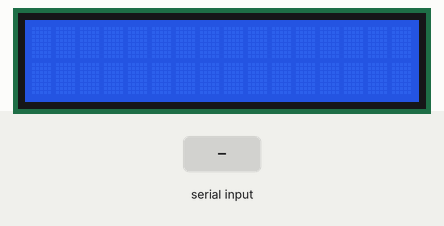
A sketch run on a simulated Arduino Uno, built with avr-gcc and run on an emulated ATmega328P. Parts: 16×2 character LCD. Inputs (shaded band) come from the test bench.

Above: at 1.2 s.
1.3 s: "1" received over Serial
At 2.6 s:
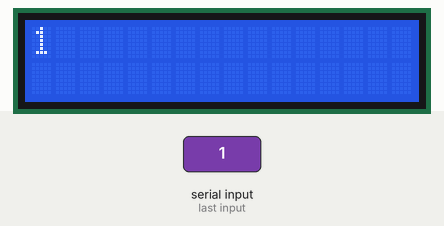
3.0 s: "0" received over Serial
At 3.9 s:
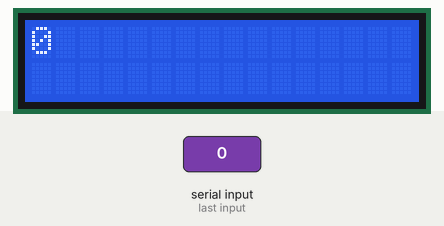
4.7 s: "2" received over Serial
At 5.2 s:
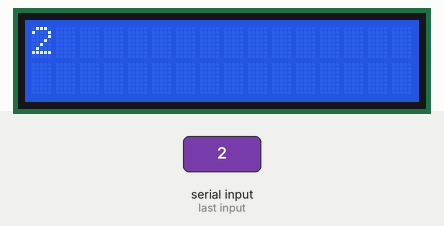
Timing chart, 0 to 7.7 s (numbered marks = the images above; inputs shaded):
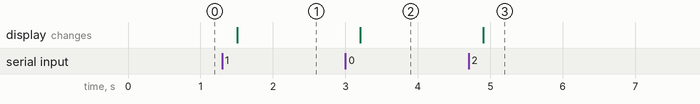

The sketch:

Serial_To_display.ino
```cpp
/*
  Name: Serial Monitor to LCD scherm en buzzer
  Date: 08-03-2018
  Author: Marthijn Vlierman

  Description: Seriele monitor naar lcd scherm en een test van de buzzer

  Revision: 0.0.1
*/

// include libraries

#include <LCD.h>
#include <LiquidCrystal_I2C.h>

// ----- Declare Constants -----

// ----- Declare Objects -----

LiquidCrystal_I2C lcd(0x27, 2, 1, 0, 4, 5, 6, 7, 3, POSITIVE);

// ----- Declare subroutines and/or functions -----

// ----- Declare Global Variables -----


// Setup
void setup()
{
  lcd.begin(16,2);
  lcd.clear();

  Serial.begin(9600);
}

// Main loop
void loop()
{
  if(Serial.available())
  {
    delay(200);
    lcd.clear();

    while(Serial.available() > 0)
    {
      lcd.write(Serial.read());
    }
  }
}
```

Measured:
- after the input at 1.3 s, the display: changes after 0.20 s (image 1)
- after the input at 3.0 s, the display: changes after 0.20 s (image 2)
- after the input at 4.7 s, the display: changes after 0.20 s (image 3)
